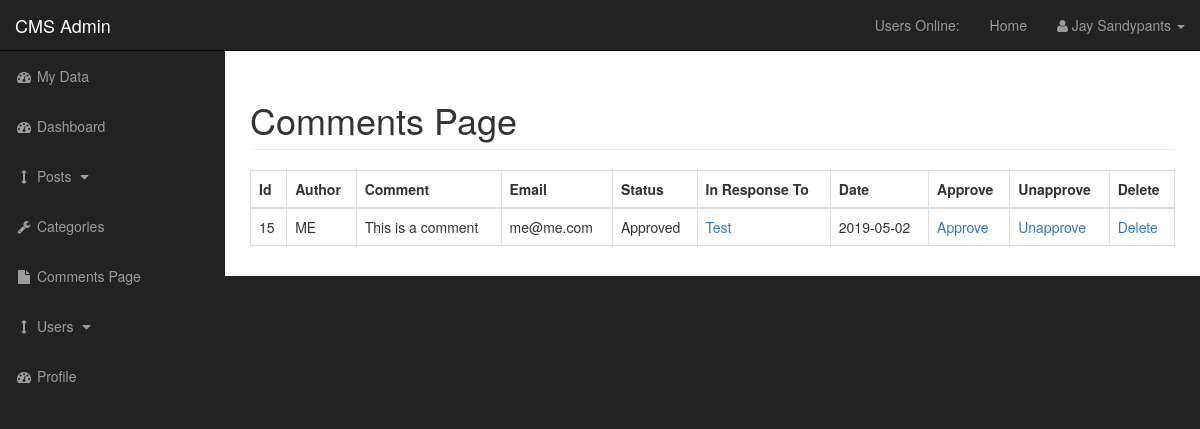
The page /admin/post_comment.php?id=85 (signed in) on the database its author committed.
### tables this page shows
CREATE TABLE `comments` (
  `comment_id` int(3) NOT NULL,
  `comment_post_id` int(3) NOT NULL,
  `comment_author` varchar(255) NOT NULL,
  `comment_email` varchar(255) NOT NULL,
  `comment_content` text NOT NULL,
  `comment_status` varchar(255) NOT NULL,
  `comment_date` date NOT NULL
);

CREATE TABLE `posts` (
  `post_id` int(3) NOT NULL,
  `post_category_id` int(3) NOT NULL,
  `post_title` varchar(255) NOT NULL,
  `post_author` varchar(255) NOT NULL,
  `post_user` varchar(255) NOT NULL,
  `post_date` date NOT NULL,
  `post_image` text NOT NULL,
  `post_content` text NOT NULL,
  `post_tags` varchar(255) NOT NULL,
  `post_comment_count` int(11) NOT NULL,
  `post_status_id` int(3) NOT NULL,
  `post_views_count` int(11) NOT NULL,
  `likes` int(11) NOT NULL,
  `user_id` int(11) NOT NULL
);

### admin/functions.php (called while the page is built, shortened)
<?php
function escape($string) {
    global $connection;
   return mysqli_real_escape_string($connection, trim($string));
}
?>

### admin/post_comment.php (the view, shortened to what this page needs)
 <?php include "includes/admin_header.php"; ?>
    <div id="wrapper">
<?php include "includes/admin_navigation.php"; ?>
        <div id="page-wrapper">
            <div class="container-fluid">
                <div class="row">
                    <div class="col-lg-12">
                    <h1 class="page-header">
                            Comments Page
                        </h1>
                               <table class="table table-bordered table-hover">
                            <thead>
                                <tr>
                                    <th>Id</th>
                                    <th>Author</th>
                                    <th>Comment</th>
                                    <th>Email</th>
                                    <th>Status</th>
                                    <th>In Response To</th>
                                    <th>Date</th>
                                    <th>Approve</th>
                                    <th>Unapprove</th>
                                    <th>Delete</th>
                               </tr>
                            </thead>
                        <tbody>
<?php
$query = "SELECT * FROM comments WHERE comment_post_id =" . mysqli_real_escape_string($connection, $_GET['id']). " ";
$select_comments = mysqli_query($connection, $query);
while($row = mysqli_fetch_assoc($select_comments)) {
    $comment_id = escape($row['comment_id']);
    $comment_post_id = escape($row['comment_post_id']);
    $comment_author = escape($row['comment_author']);
    $comment_content = escape($row['comment_content']);
    $comment_email = escape($row['comment_email']);
    $comment_status = escape($row['comment_status']);
    $comment_date = escape($row['comment_date']);
    echo "<tr>";
    echo "<td>$comment_id</td>";
    echo "<td>$comment_author</td>";
    echo "<td>$comment_content</td>";
    echo "<td>$comment_email</td>";
    echo "<td>$comment_status</td>";
    $query = "SELECT * FROM posts WHERE post_id = $comment_post_id ";
    $select_post_id_query = mysqli_query($connection, $query);
    while($row = mysqli_fetch_assoc($select_post_id_query)){
    $post_id = escape($row['post_id']);
    $post_title = escape($row['post_title']);
    echo "<td><a href='../post.php?p_id=$post_id'>$post_title</a></td>";
    }
    echo "<td>$comment_date</td>";
    echo "<td><a href='post_comment.php?approve=$comment_id&id=" . $_GET['id'] ."'>Approve</a></td>";
    echo "<td><a href='post_comment.php?unapprove=$comment_id&id=" . $_GET['id'] ."'>Unapprove</a></td>";
    echo "<td><a href='post_comment.php?delete=$comment_id&id=" . $_GET['id'] ."'>Delete</a></td>";
    echo "</tr>";
}
?>
</tbody>
</table>
                   </div>
                </div>
            </div>
        </div>
<?php include "includes/admin_footer.php"; ?>

### admin/css/sb-admin.css (style rules this page uses)
body { margin-top: 100px; background-color: #222; }
@media (min-width:768px) { body { margin-top: 50px; } }
#wrapper { padding-left: 0; }
#page-wrapper { width: 100%; padding: 0; background-color: #fff; }
@media (min-width:768px) { #wrapper { padding-left: 225px; } }
@media (min-width:768px) { #page-wrapper { padding: 10px; } }

### rows shown on the page
comments: comment_id "15", comment_author "ME", comment_content "This is a comment", comment_email "me@me.com", comment_status "Approved", comment_date "2019-05-02"
posts: post_title "Test"

### other values the page prints
$_SESSION['firstname'] "Jay"
$_SESSION['lastname'] "Sandypants"
